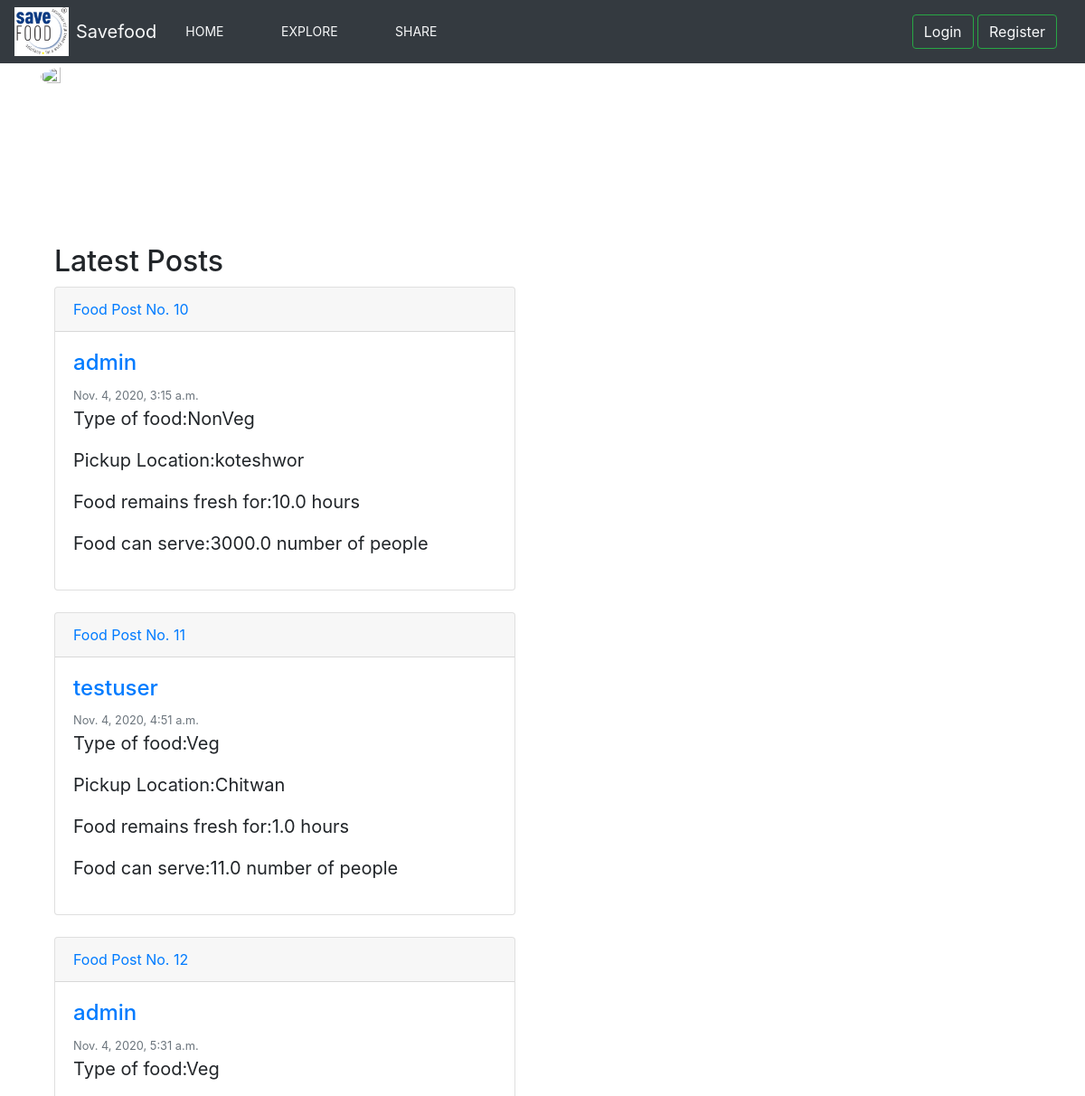
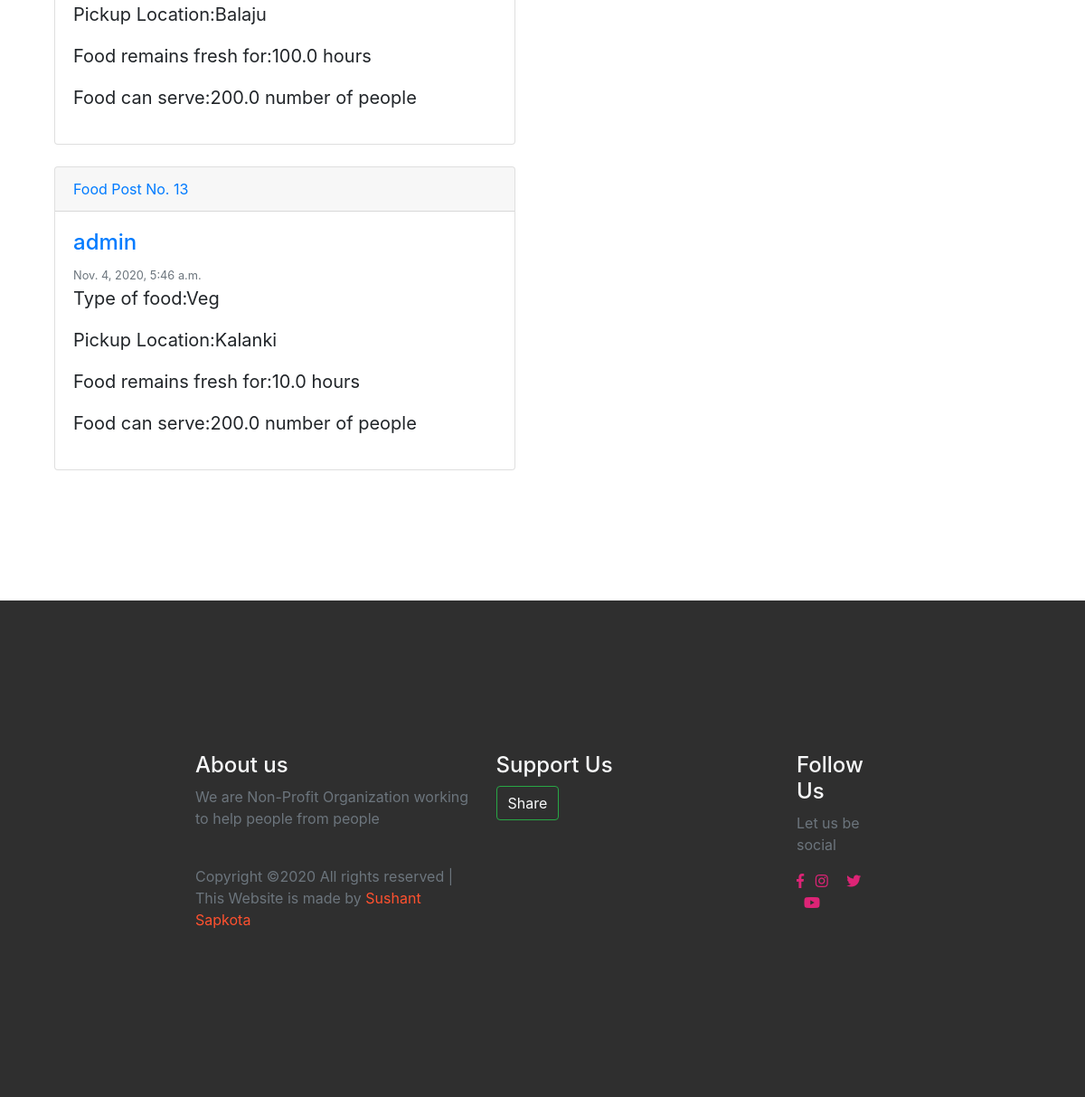
/profile/, run on the app's committed database (2 pictures, top to bottom).
### post/models.py (models this page shows, shortened)
class Posts(models.Model):
    Title = (
        ('Food','Food'),
        ('Clothes','Clothes'),
    )
    Type_Food = (
        ('Veg','Veg'),
        ('NonVeg','Nonveg'),
        ('Both','Both'),
    )
    title = models.CharField(max_length=200,null=False,choices=Title)
    Phone = models.IntegerField(null=True)
    type_food = models.CharField(max_length=200,null=True,choices=Type_Food)
    pickup_location =models.CharField(max_length=200,null=True)
    food_fresh = models.FloatField(null=True)
    served_people = models.FloatField(null=True)
    date_posted = models.DateTimeField(default=timezone.now)
    author = models.ForeignKey(User,on_delete=models.CASCADE)

### users/views.py (the view, shortened to what this page needs)
# urls.py: path('profile/',PostListView.as_view(),name="profile"),
class PostListView(ListView):
    model = Posts
    template_name = 'users/profile.html'  # <app>/<model>_<viewtype>.html
    context_object_name = 'posts'

### users/templates/users/profile.html (shortened to what this page needs)
{% extends "post/base.html" %}
{% load crispy_forms_tags %}
{% block content %}
<br>
<main role="main" class="container">
    <div class="row">
      <div class="col-md-6">
        <div class="content-section">
          <div class="media">
            <img style='height:50% ; width:20% '; class="rounded-circle account-img img-fluid " src="{{ user.profile.image.url }}">
            <div class="media-body">
              <h2 class="account-heading">&nbsp;{{ user.username }}</h2>
              <p class="text-secondary">  &nbsp;  {{ user.email }}</p>
              <p class="text-secondary">  &nbsp;  {{ user.Phone }}</p>
            </div>
          </div>
        </div>
        <br>
        <br>
        <br>
      <div class="col-md-12">
        <h2>Latest Posts</h2>
        {% for post in posts %}
        <div class="card">
            <div class="card-header">
                <a class="article-title" href="{% url 'post-detail' post.id %}"> {{ post.title }} Post No. {{post.id}}</a>
            </div>
            <div class="card-body">
                <h4><a  href="#">{{ post.author }}</a></h4>
                <small class="text-muted">{{ post.date_posted }}</small>
                <br>
              <blockquote class="blockquote mb-0">
                <p>Type of food:{{ post.type_food }}</p>
                <p> Pickup Location:{{ post.pickup_location }}</p>
                <p>Food remains fresh for:{{post.food_fresh}} hours</p>
                <p>Food can serve:{{post.served_people}} number of people</p>
              </blockquote>
            </div>
        </div>
        <br>
        {% endfor %}
      </div>
    </div>
</main>
  <br>
  <br>
  <br>
  <br>
  <br>
{% endblock content%}

### post/static/css/main.css (style rules this page uses)
body { overflow-x: hidden; }

### data on the page
Posts: title "Food", id "10", author "admin", date_posted "Nov. 4, 2020, 3:15 a.m.", type_food "NonVeg", pickup_location "koteshwor", food_fresh "10.0", served_people "3000.0"
Posts: title "Food", id "11", author "testuser", date_posted "Nov. 4, 2020, 4:51 a.m.", type_food "Veg", pickup_location "Chitwan", food_fresh "1.0", served_people "11.0"
Posts: title "Food", id "12", author "admin", date_posted "Nov. 4, 2020, 5:31 a.m.", type_food "Veg", pickup_location "Balaju", food_fresh "100.0", served_people "200.0"
Posts: title "Food", id "13", author "admin", date_posted "Nov. 4, 2020, 5:46 a.m.", type_food "Veg", pickup_location "Kalanki", food_fresh "10.0", served_people "200.0"
